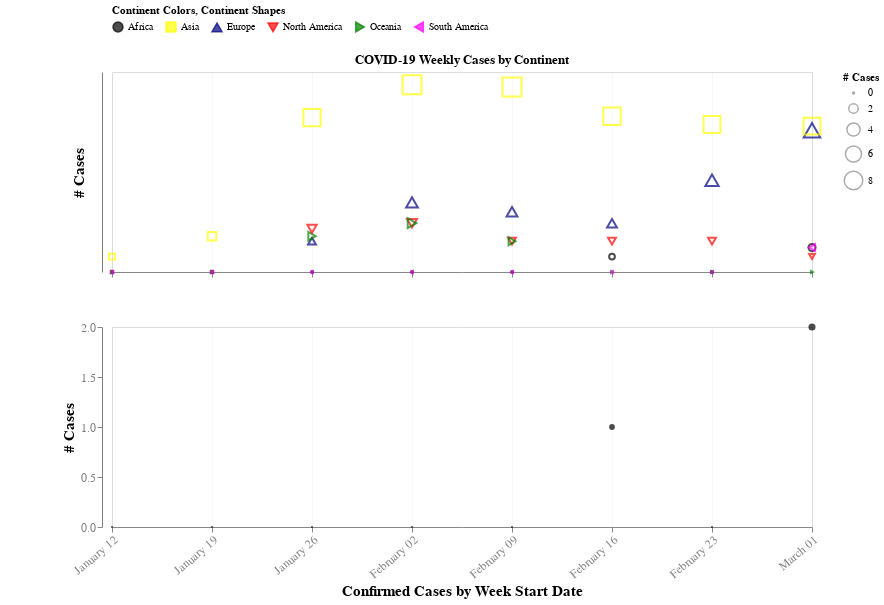

The code cell stored with this chart in its notebook:
### Code cell
# Defining the selection variables:

select_continent = alt.selection_single(
    name='Select',
    fields=['Continent_Name'],
    init={'Continent_Name': 'Africa'},
    bind=alt.binding_select(options=domain))
brush = alt.selection(type='interval', encodings=['x'])

# Creating the first chart that includes all data:

chart1=alt.Chart(final, width=700, height=200, title='COVID-19 Weekly Cases by Continent',
                ).mark_point().encode(
    alt.X('Date',axis=alt.Axis(values=dt, format='%B %d', grid=True,gridOpacity=0.2,
                               titleFontSize=5, titleColor='white',labelFontSize=12, labelColor='white')),
    alt.Y('# Cases', axis=alt.Axis( title='# Cases', domainColor='grey', offset=10,titleFontSize=15,labelFontSize=9,
                                   titleColor='black', labelColor='white',tickColor='white')),
    alt.OpacityValue(0.7),
    alt.Color('Continent_Name',scale=alt.Scale(domain=domain, range=range_),legend=alt.Legend(orient='top'),
              title='Continent Colors'),
    alt.Size('# Cases'),
    alt.Shape('Continent_Name:nominal',scale=alt.Scale(range=mark_shape),title='Continent Shapes'),
    alt.Tooltip(['Continent_Name:nominal', 'Continent_Cases:quantitative']),
    alt.Order('# Cases:Q', sort='ascending')).add_selection(select_continent)

# Creating the second chart that includes each continent separately:

chart2=alt.Chart(final, width=700, height=200).mark_point(filled=True).encode(
    alt.X('Date',axis=alt.Axis(title = 'Confirmed Cases by Week Start Date',values=dt, format='%B %d', grid=True,gridOpacity=0.2,
                               titleFontSize=15, titleColor='black',labelFontSize=12,labelAngle=320, labelColor='grey')),
    alt.Y('date_confirmation', axis=alt.Axis( title='# Cases', domainColor='grey', offset=10,titleFontSize=15,labelFontSize=12,
                                   titleColor='black',labelColor='grey')),
    alt.OpacityValue(0.7),
    alt.Color('Continent_Name',scale=alt.Scale(domain=domain, range=range_),legend=alt.Legend(orient='top'),
              title='Continent Colors'),
    alt.Size('# Cases'),
    alt.Shape('Continent_Name:nominal',scale=alt.Scale(range=mark_shape),title='Continent Shapes'),
    alt.Tooltip(['Continent_Name:nominal', 'Continent_Cases:quantitative']),
    alt.Order('# Cases:Q', sort='ascending')).add_selection(select_continent).transform_filter(
    select_continent).add_selection(brush)

# concatenating both charts

alt.vconcat(chart1, chart2, padding={"left": 60, "top": 5,"right": 5,"bottom": 5}).configure_axis(grid=False)

# Notes:
# * I removed the Y-Value labels for the upper chart because they indicate the log transformed values, instead, i wrote the 
#   actual values using the tooltip option on the data points.
# * Upper chart markers are without fill to avoid the overlap confusion, however lower chart markers are with fill.
# * Note that the lower chart y-axis scale change according to the selection.
# * I shifted the y-axis from the x-axis starting point to be able to view the data points at the beginning.
# * The chart has a nice feature to 'save figure as'. it can be obtained by pressing the small circle on the right side
#   of the plot with 3 dots. this circle also has an option to open the chart code in Vega editor in addition to other options.

### Figure 1 — Vega-Lite specification as saved in the notebook (floating-point values rounded to 4 significant figures)
{"config": {"view": {"continuousWidth": 400, "continuousHeight": 300}, "axis": {"grid": false}}, "vconcat": [{"mark": "point", "encoding": {"color": {"type": "nominal", "field": "Continent_Name", "legend": {"orient": "top"}, "scale": {"domain": ["Africa", "Asia", "Europe", "North America", "Oceania", "South America"], "range": ["black", "yellow", "navy", "red", "green", "magenta"]}, "title": "Continent Colors"}, "opacity": {"value": 0.7}, "order": {"type": "quantitative", "field": "# Cases", "sort": "ascending"}, "shape": {"type": "nominal", "field": "Continent_Name", "scale": {"range": ["circle", "square", "triangle-up", "triangle-down", "triangle-right", "triangle-left"]}, "title": "Continent Shapes"}, "size": {"type": "quantitative", "field": "# Cases"}, "tooltip": [{"type": "nominal", "field": "Continent_Name"}, {"type": "quantitative", "field": "Continent_Cases"}], "x": {"type": "temporal", "axis": {"format": "%B %d", "grid": true, "gridOpacity": 0.2, "labelColor": "white", "labelFontSize": 12, "titleColor": "white", "titleFontSize": 5, "values": ["2020-01-12 00:00:00", "2020-01-19 00:00:00", "2020-01-26 00:00:00", "2020-02-02 00:00:00", "2020-02-09 00:00:00", "2020-02-16 00:00:00", "2020-02-23 00:00:00", "2020-03-01 00:00:00"]}, "field": "Date"}, "y": {"type": "quantitative", "axis": {"domainColor": "grey", "labelColor": "white", "labelFontSize": 9, "offset": 10, "tickColor": "white", "title": "# Cases", "titleColor": "black", "titleFontSize": 15}, "field": "# Cases"}}, "height": 200, "selection": {"Select": {"type": "single", "fields": ["Continent_Name"], "init": {"Continent_Name": "Africa"}, "bind": {"input": "select", "options": ["Africa", "Asia", "Europe", "North America", "Oceania", "South America"]}}}, "title": "COVID-19 Weekly Cases by Continent", "width": 700}, {"mark": {"type": "point", "filled": true}, "encoding": {"color": {"type": "nominal", "field": "Continent_Name", "legend": {"orient": "top"}, "scale": {"domain": ["Africa", "Asia", "Europe", "North America", "Oceania", "South America"], "range": ["black", "yellow", "navy", "red", "green", "magenta"]}, "title": "Continent Colors"}, "opacity": {"value": 0.7}, "order": {"type": "quantitative", "field": "# Cases", "sort": "ascending"}, "shape": {"type": "nominal", "field": "Continent_Name", "scale": {"range": ["circle", "square", "triangle-up", "triangle-down", "triangle-right", "triangle-left"]}, "title": "Continent Shapes"}, "size": {"type": "quantitative", "field": "# Cases"}, "tooltip": [{"type": "nominal", "field": "Continent_Name"}, {"type": "quantitative", "field": "Continent_Cases"}], "x": {"type": "temporal", "axis": {"format": "%B %d", "grid": true, "gridOpacity": 0.2, "labelAngle": 320, "labelColor": "grey", "labelFontSize": 12, "title": "Confirmed Cases by Week Start Date", "titleColor": "black", "titleFontSize": 15, "values": ["2020-01-12 00:00:00", "2020-01-19 00:00:00", "2020-01-26 00:00:00", "2020-02-02 00:00:00", "2020-02-09 00:00:00", "2020-02-16 00:00:00", "2020-02-23 00:00:00", "2020-03-01 00:00:00"]}, "field": "Date"}, "y": {"type": "quantitative", "axis": {"domainColor": "grey", "labelColor": "grey", "labelFontSize": 12, "offset": 10, "title": "# Cases", "titleColor": "black", "titleFontSize": 15}, "field": "date_confirmation"}}, "height": 200, "selection": {"Select": {"type": "single", "fields": ["Continent_Name"], "init": {"Continent_Name": "Africa"}, "bind": {"input": "select", "options": ["Africa", "Asia", "Europe", "North America", "Oceania", "South America"]}}, "selector001": {"type": "interval", "encodings": ["x"]}}, "transform": [{"filter": {"selection": "Select"}}], "width": 700}], "data": {"name": "data-a83f11e015673b9dd535316c75b8d020"}, "padding": {"left": 60, "top": 5, "right": 5, "bottom": 5}, "$schema": "https://vega.github.io/schema/vega-lite/v4.0.2.json", "datasets": {"data-a83f11e015673b9dd535316c75b8d020": [{"index": 0, "Date": "2020-01-12T00:00:00", "Continent_Name": "Africa", "Continent_Cases": "0.0", "date_confirmation": 0.0, "Country_log": 1.0, "# Cases": 0.0}, {"index": 1, "Date": "2020-01-12T00:00:00", "Continent_Name": "Asia", "Continent_Cases": "1.0", "date_confirmation": 1.0, "Country_log": 2.0, "# Cases": 0.6931}, {"index": 2, "Date": "2020-01-12T00:00:00", "Continent_Name": "Europe", "Continent_Cases": "0.0", "date_confirmation": 0.0, "Country_log": 1.0, "# Cases": 0.0}, {"index": 3, "Date": "2020-01-12T00:00:00", "Continent_Name": "North America", "Continent_Cases": "0.0", "date_confirmation": 0.0, "Country_log": 1.0, "# Cases": 0.0}, {"index": 4, "Date": "2020-01-12T00:00:00", "Continent_Name": "Oceania", "Continent_Cases": "0.0", "date_confirmation": 0.0, "Country_log": 1.0, "# Cases": 0.0}, {"index": 5, "Date": "2020-01-12T00:00:00", "Continent_Name": "South America", "Continent_Cases": "0.0", "date_confirmation": 0.0, "Country_log": 1.0, "# Cases": 0.0}, {"index": 6, "Date": "2020-01-19T00:00:00", "Continent_Name": "Africa", "Continent_Cases": "0.0", "date_confirmation": 0.0, "Country_log": 1.0, "# Cases": 0.0}, {"index": 7, "Date": "2020-01-19T00:00:00", "Continent_Name": "Asia", "Continent_Cases": "4.0", "date_confirmation": 4.0, "Country_log": 5.0, "# Cases": 1.609}, {"index": 8, "Date": "2020-01-19T00:00:00", "Continent_Name": "Europe", "Continent_Cases": "0.0", "date_confirmation": 0.0, "Country_log": 1.0, "# Cases": 0.0}, {"index": 9, "Date": "2020-01-19T00:00:00", "Continent_Name": "North America", "Continent_Cases": "0.0", "date_confirmation": 0.0, "Country_log": 1.0, "# Cases": 0.0}, {"index": 10, "Date": "2020-01-19T00:00:00", "Continent_Name": "Oceania", "Continent_Cases": "0.0", "date_confirmation": 0.0, "Country_log": 1.0, "# Cases": 0.0}, {"index": 11, "Date": "2020-01-19T00:00:00", "Continent_Name": "South America", "Continent_Cases": "0.0", "date_confirmation": 0.0, "Country_log": 1.0, "# Cases": 0.0}, {"index": 12, "Date": "2020-01-26T00:00:00", "Continent_Name": "Africa", "Continent_Cases": "0.0", "date_confirmation": 0.0, "Country_log": 1.0, "# Cases": 0.0}, {"index": 13, "Date": "2020-01-26T00:00:00", "Continent_Name": "Asia", "Continent_Cases": "1041.0", "date_confirmation": 1041.0, "Country_log": 1042.0, "# Cases": 6.949}, {"index": 14, "Date": "2020-01-26T00:00:00", "Continent_Name": "Europe", "Continent_Cases": "3.0", "date_confirmation": 3.0, "Country_log": 4.0, "# Cases": 1.386}, {"index": 15, "Date": "2020-01-26T00:00:00", "Continent_Name": "North America", "Continent_Cases": "6.0", "date_confirmation": 6.0, "Country_log": 7.0, "# Cases": 1.946}, {"index": 16, "Date": "2020-01-26T00:00:00", "Continent_Name": "Oceania", "Continent_Cases": "4.0", "date_confirmation": 4.0, "Country_log": 5.0, "# Cases": 1.609}, {"index": 17, "Date": "2020-01-26T00:00:00", "Continent_Name": "South America", "Continent_Cases": "0.0", "date_confirmation": 0.0, "Country_log": 1.0, "# Cases": 0.0}, {"index": 18, "Date": "2020-02-02T00:00:00", "Continent_Name": "Africa", "Continent_Cases": "0.0", "date_confirmation": 0.0, "Country_log": 1.0, "# Cases": 0.0}, {"index": 19, "Date": "2020-02-02T00:00:00", "Continent_Name": "Asia", "Continent_Cases": "4574.0", "date_confirmation": 4574.0, "Country_log": 4575.0, "# Cases": 8.428}, {"index": 20, "Date": "2020-02-02T00:00:00", "Continent_Name": "Europe", "Continent_Cases": "22.0", "date_confirmation": 22.0, "Country_log": 23.0, "# Cases": 3.135}, {"index": 21, "Date": "2020-02-02T00:00:00", "Continent_Name": "North America", "Continent_Cases": "8.0", "date_confirmation": 8.0, "Country_log": 9.0, "# Cases": 2.197}, {"index": 22, "Date": "2020-02-02T00:00:00", "Continent_Name": "Oceania", "Continent_Cases": "8.0", "date_confirmation": 8.0, "Country_log": 9.0, "# Cases": 2.197}, {"index": 23, "Date": "2020-02-02T00:00:00", "Continent_Name": "South America", "Continent_Cases": "0.0", "date_confirmation": 0.0, "Country_log": 1.0, "# Cases": 0.0}, {"index": 24, "Date": "2020-02-09T00:00:00", "Continent_Name": "Africa", "Continent_Cases": "0.0", "date_confirmation": 0.0, "Country_log": 1.0, "# Cases": 0.0}, {"index": 25, "Date": "2020-02-09T00:00:00", "Continent_Name": "Asia", "Continent_Cases": "4130.0", "date_confirmation": 4130.0, "Country_log": 4131.0, "# Cases": 8.326}, {"index": 26, "Date": "2020-02-09T00:00:00", "Continent_Name": "Europe", "Continent_Cases": "14.0", "date_confirmation": 14.0, "Country_log": 15.0, "# Cases": 2.708}, {"index": 27, "Date": "2020-02-09T00:00:00", "Continent_Name": "North America", "Continent_Cases": "3.0", "date_confirmation": 3.0, "Country_log": 4.0, "# Cases": 1.386}, {"index": 28, "Date": "2020-02-09T00:00:00", "Continent_Name": "Oceania", "Continent_Cases": "3.0", "date_confirmation": 3.0, "Country_log": 4.0, "# Cases": 1.386}, {"index": 29, "Date": "2020-02-09T00:00:00", "Continent_Name": "South America", "Continent_Cases": "0.0", "date_confirmation": 0.0, "Country_log": 1.0, "# Cases": 0.0}, {"index": 30, "Date": "2020-02-16T00:00:00", "Continent_Name": "Africa", "Continent_Cases": "1.0", "date_confirmation": 1.0, "Country_log": 2.0, "# Cases": 0.6931}, {"index": 31, "Date": "2020-02-16T00:00:00", "Continent_Name": "Asia", "Continent_Cases": "1104.0", "date_confirmation": 1104.0, "Country_log": 1105.0, "# Cases": 7.008}, {"index": 32, "Date": "2020-02-16T00:00:00", "Continent_Name": "Europe", "Continent_Cases": "8.0", "date_confirmation": 8.0, "Country_log": 9.0, "# Cases": 2.197}, {"index": 33, "Date": "2020-02-16T00:00:00", "Continent_Name": "North America", "Continent_Cases": "3.0", "date_confirmation": 3.0, "Country_log": 4.0, "# Cases": 1.386}, {"index": 34, "Date": "2020-02-16T00:00:00", "Continent_Name": "Oceania", "Continent_Cases": "0.0", "date_confirmation": 0.0, "Country_log": 1.0, "# Cases": 0.0}, {"index": 35, "Date": "2020-02-16T00:00:00", "Continent_Name": "South America", "Continent_Cases": "0.0", "date_confirmation": 0.0, "Country_log": 1.0, "# Cases": 0.0}, {"index": 36, "Date": "2020-02-23T00:00:00", "Continent_Name": "Africa", "Continent_Cases": "0.0", "date_confirmation": 0.0, "Country_log": 1.0, "# Cases": 0.0}, {"index": 37, "Date": "2020-02-23T00:00:00", "Continent_Name": "Asia", "Continent_Cases": "761.0", "date_confirmation": 761.0, "Country_log": 762.0, "# Cases": 6.636}, {"index": 38, "Date": "2020-02-23T00:00:00", "Continent_Name": "Europe", "Continent_Cases": "61.0", "date_confirmation": 61.0, "Country_log": 62.0, "# Cases": 4.127}, {"index": 39, "Date": "2020-02-23T00:00:00", "Continent_Name": "North America", "Continent_Cases": "3.0", "date_confirmation": 3.0, "Country_log": 4.0, "# Cases": 1.386}, {"index": 40, "Date": "2020-02-23T00:00:00", "Continent_Name": "Oceania", "Continent_Cases": "0.0", "date_confirmation": 0.0, "Country_log": 1.0, "# Cases": 0.0}, {"index": 41, "Date": "2020-02-23T00:00:00", "Continent_Name": "South America", "Continent_Cases": "0.0", "date_confirmation": 0.0, "Country_log": 1.0, "# Cases": 0.0}, {"index": 42, "Date": "2020-03-01T00:00:00", "Continent_Name": "Africa", "Continent_Cases": "2.0", "date_confirmation": 2.0, "Country_log": 3.0, "# Cases": 1.099}, {"index": 43, "Date": "2020-03-01T00:00:00", "Continent_Name": "Asia", "Continent_Cases": "708.0", "date_confirmation": 708.0, "Country_log": 709.0, "# Cases": 6.564}, {"index": 44, "Date": "2020-03-01T00:00:00", "Continent_Name": "Europe", "Continent_Cases": "588.0", "date_confirmation": 588.0, "Country_log": 589.0, "# Cases": 6.378}, {"index": 45, "Date": "2020-03-01T00:00:00", "Continent_Name": "North America", "Continent_Cases": "1.0", "date_confirmation": 1.0, "Country_log": 2.0, "# Cases": 0.6931}, {"index": 46, "Date": "2020-03-01T00:00:00", "Continent_Name": "Oceania", "Continent_Cases": "0.0", "date_confirmation": 0.0, "Country_log": 1.0, "# Cases": 0.0}, {"index": 47, "Date": "2020-03-01T00:00:00", "Continent_Name": "South America", "Continent_Cases": "2.0", "date_confirmation": 2.0, "Country_log": 3.0, "# Cases": 1.099}]}}
